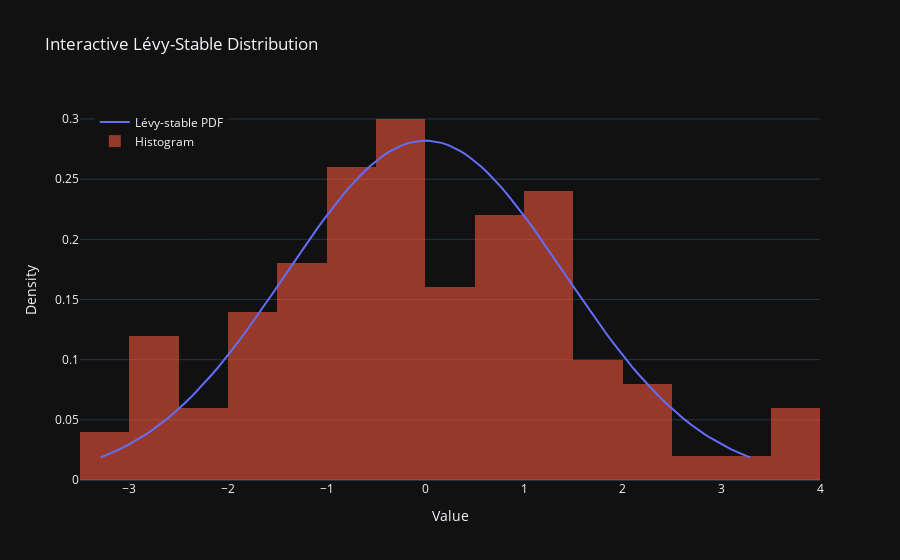

Notebook code cell kept with this figure:
### Code cell
import numpy as np
import plotly.graph_objects as go
from scipy.stats import levy_stable

# Parameters
alpha, beta = 2, 0
loc, scale = 0, 1

# Generate data for PDF
x = np.linspace(levy_stable.ppf(0.01, alpha, beta, loc=loc, scale=scale),
                levy_stable.ppf(0.99, alpha, beta, loc=loc, scale=scale), 100)
pdf = levy_stable.pdf(x, alpha, beta, loc=loc, scale=scale)

# Generate random samples
r = levy_stable.rvs(alpha, beta, loc=loc, scale=scale, size=100)

# Create the figure
fig = go.Figure()

# Add PDF curve
fig.add_trace(go.Scatter(x=x, y=pdf, mode='lines', name='Lévy-stable PDF'))

# Add histogram
fig.add_trace(go.Histogram(x=r, histnorm='probability density', opacity=0.6, name='Histogram'))

# Customize layout
fig.update_layout(
    title="Interactive Lévy-Stable Distribution",
    xaxis_title="Value",
    yaxis_title="Density",
    legend=dict(x=0.02, y=0.98),
    template="plotly_dark"
)

# Show interactive plot
fig.show()
